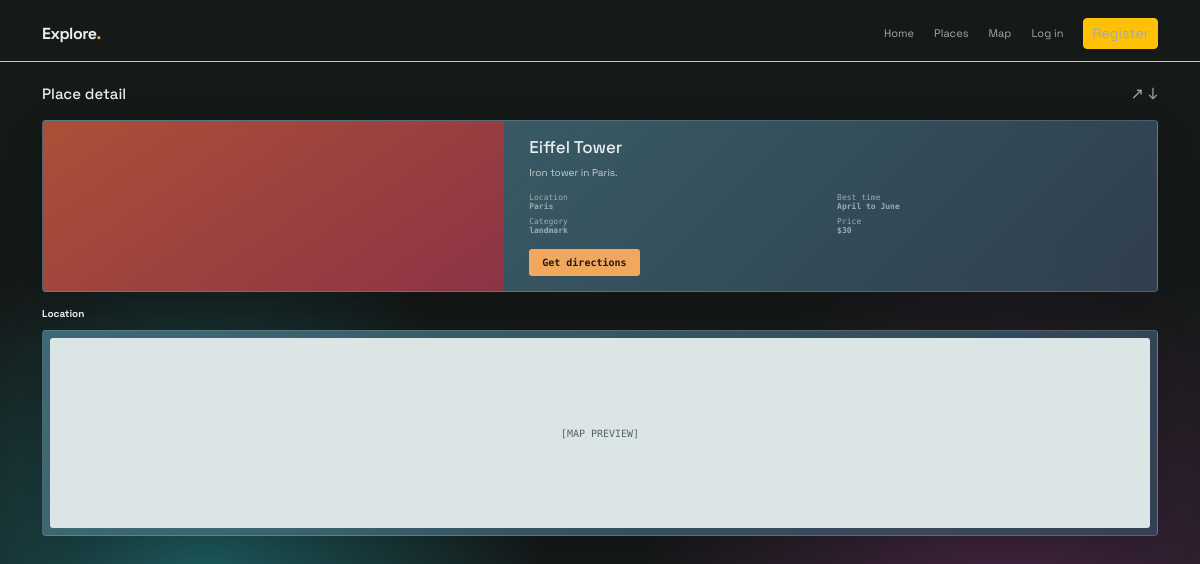
The page /place/1 on the database its author committed.
### models/place.py (models this page shows)
class Place(db.Model):
    id = db.Column(db.Integer, primary_key=True)
    name = db.Column(db.String(100), nullable=False)
    city = db.Column(db.String(50))
    category = db.Column(db.String(30))
    description = db.Column(db.Text)
    best_time = db.Column(db.String(100))
    price = db.Column(db.String(50))
    image = db.Column(db.String(200))
    latitude = db.Column(db.Float)
    longitude = db.Column(db.Float)

### routes/main.py (the view)
@main.route("/place/<int:place_id>")
def place_detail(place_id):
    place = db.get_or_404(Place, place_id)
    return render_template("place_detail.html", place=place)

### templates/place_detail.html
{% extends "base.html" %}{% block title %}{{ place.name }}{% endblock %}
{% block content %}
<div class="page-heading"><h1>Place detail</h1><div class="actions">↗ ↓</div></div>
<section class="panel detail-grid"><div class="detail-art"></div><div class="detail-copy"><h2>{{ place.name }}</h2><p>{{ place.description or 'A memorable destination waiting to be explored.' }}</p><div class="meta"><span>Location<br><strong>{{ place.city or '—' }}</strong></span><span>Best time<br><strong>{{ place.best_time or 'Anytime' }}</strong></span><span>Category<br><strong>{{ place.category or 'Place' }}</strong></span><span>Price<br><strong>{{ place.price or 'Free' }}</strong></span></div><a class="button" href="{{ url_for('main.map_page') }}">Get directions</a></div></section>
<div class="section-title" style="margin-top:14px"><strong>Location</strong></div><div class="panel" style="padding:7px"><div class="map-placeholder">[MAP PREVIEW]</div></div>
{% endblock %}

### static/style.css (style rules this page uses)
:root { --ink: #e8eef0; --muted: #9cabb1; --line: rgba(215, 237, 236, .18); --panel: rgba(47, 76, 84, .82); --panel-light: rgba(126, 158, 163, .22); --teal: #8ed3c7; --orange: #f1a75d; --deep: #111617; }
* { box-sizing: border-box; }
body { margin: 0; min-height: 100vh; color: var(--ink); background: radial-gradient(circle at 17% 72%, rgba(32, 113, 118, .78), transparent 30%), radial-gradient(circle at 84% 78%, rgba(108, 48, 101, .6), transparent 32%), #151918; font-family: "Space Grotesk", sans-serif; }
a { color: inherit; }
.page-heading { display: flex; align-items: center; justify-content: space-between; margin: 10px 0 14px; }
.page-heading h1 { margin: 0; font-size: 15px; font-weight: 500; }
.page-heading .actions { display: flex; gap: 12px; color: var(--muted); font-size: 16px; }
.panel { background: linear-gradient(135deg, rgba(67, 117, 126, .88), rgba(54, 72, 92, .8)); border: 1px solid var(--line); border-radius: 4px; box-shadow: 0 18px 45px rgba(0,0,0,.2); }
.search button, .button { border: 0; border-radius: 3px; padding: 8px 13px; background: var(--orange); color: #211b15; font: 600 10px "DM Mono", monospace; text-decoration: none; cursor: pointer; }
.section-title { display: flex; justify-content: space-between; align-items: center; margin: 0 0 9px; font-size: 10px; }
.detail-grid { display: grid; grid-template-columns: 1fr 1.4fr; gap: 7px; }
.detail-art { min-height: 170px; background: linear-gradient(145deg, #ab5037, #8c3346); border-radius: 4px 0 0 4px; }
.detail-copy { padding: 16px 18px; }
.detail-copy h2 { margin: 0 0 8px; font-size: 17px; }
.detail-copy p { margin: 0 0 12px; color: #c5d0d0; font-size: 10px; line-height: 1.6; }
.meta { display: grid; grid-template-columns: 1fr 1fr; gap: 6px; margin-bottom: 14px; color: var(--muted); font: 8px "DM Mono", monospace; }
.map-placeholder { height: 190px; display: grid; place-items: center; color: #546469; background: #dce5e6; border-radius: 3px; font: 10px "DM Mono", monospace; }

### rows shown on the page
Place: name "Eiffel Tower", description "Iron tower in Paris.", city "Paris", best_time "April to June", category "landmark", price "$30"
